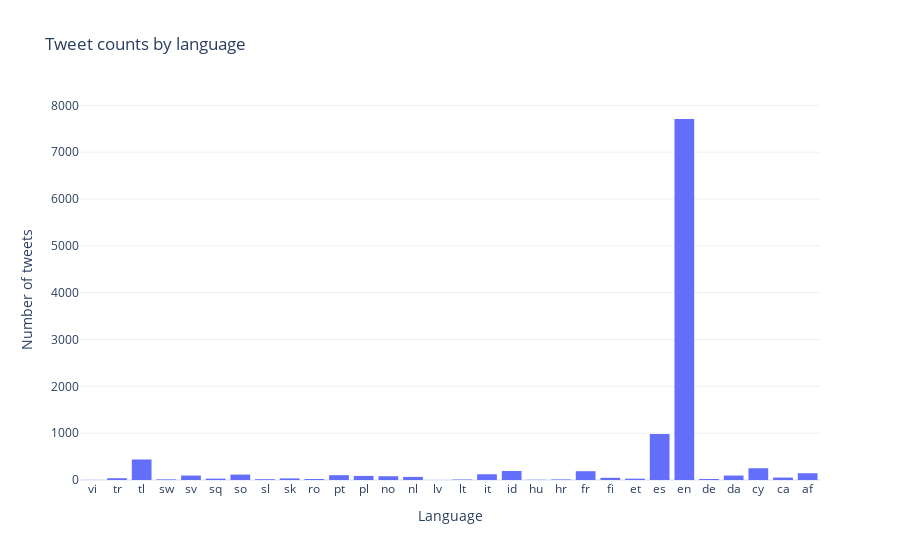

Notebook source saved alongside this figure:
### Code cell
# Plot a histogram of tweet language
fig = px.histogram(train_data, x='language', template='plotly_white', title='Tweet counts by language')
fig.update_xaxes(categoryorder='category descending', title='Language').update_yaxes(title='Number of tweets')
fig.show()

### Figure 1 — Plotly figure (JSON) as saved in the notebook; plotly's stock layout.template omitted (floating-point values rounded to 4 significant figures; data arrays with more than 128 entries replaced by an {"elided": "..."} marker saying what was removed)
{"data": [{"alignmentgroup": "True", "bingroup": "x", "hovertemplate": "language=%{x}<br>count=%{y}<extra></extra>", "legendgroup": "", "marker": {"color": "#636efa"}, "name": "", "offsetgroup": "", "orientation": "v", "showlegend": false, "type": "histogram", "x": {"elided": "10999 str values"}, "xaxis": "x", "yaxis": "y"}], "layout": {"barmode": "relative", "legend": {"tracegroupgap": 0}, "title": {"text": "Tweet counts by language"}, "xaxis": {"anchor": "y", "categoryorder": "category descending", "domain": [0, 1], "title": {"text": "Language"}}, "yaxis": {"anchor": "x", "domain": [0, 1], "title": {"text": "Number of tweets"}}}}
